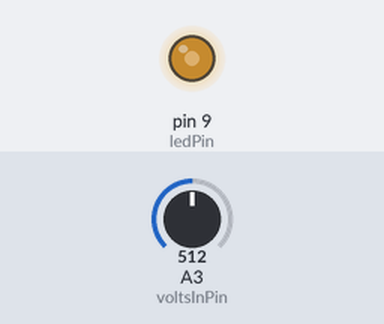
Recording of a sketch running on a simulated Arduino Uno, built with avr-gcc and run on an emulated ATmega328P. On the bench: output pins drawn as LEDs (lit = HIGH). The test bench sets the inputs (shaded band); at power-on: A3 (voltsInPin) = 512.

Above: at 1.2 s.
1.3 s: A3 (voltsInPin) set to 716
At 2.5 s:
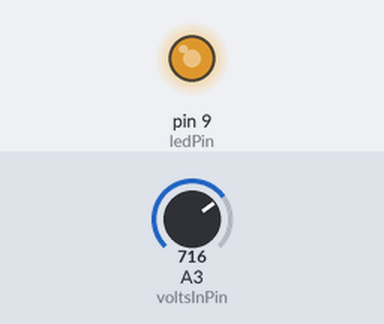
2.8 s: A3 (voltsInPin) set to 900
At 3.6 s:
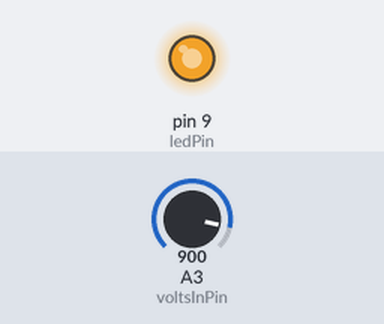
4.3 s: A3 (voltsInPin) set to 122
At 4.7 s:
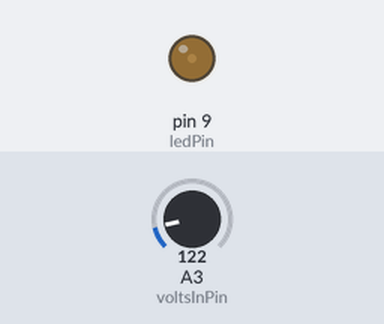
5.8 s: A3 (voltsInPin) set to 0
At 7.1 s:
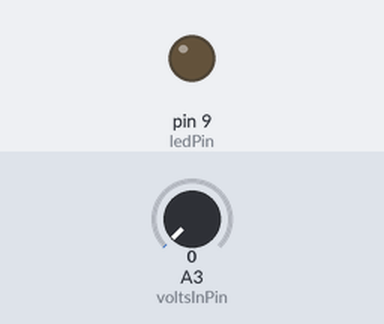
Timing chart, 0 to 8.3 s (numbered marks = the images above; inputs shaded):
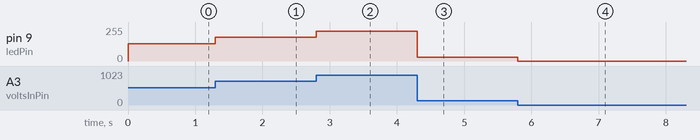

Measured:
- after the input at 1.3 s, pin 9 (ledPin): 128/255 → 179/255 at once
- after the input at 2.8 s, pin 9 (ledPin): 179/255 → 225/255 at once
- after the input at 4.3 s, pin 9 (ledPin): 225/255 → 30/255 at once
- after the input at 5.8 s, pin 9 (ledPin): 30/255 → 0/255 at once

The sketch:

ch06_variable_led_brightness.ino
```cpp
const int voltsInPin = A3;
const int ledPin = 9;

void setup()
{
  pinMode(ledPin, OUTPUT);
}

void loop()
{
  int rawReading = analogRead(voltsInPin);
  int brightness = rawReading / 4;
  analogWrite(ledPin, brightness);
}
```
